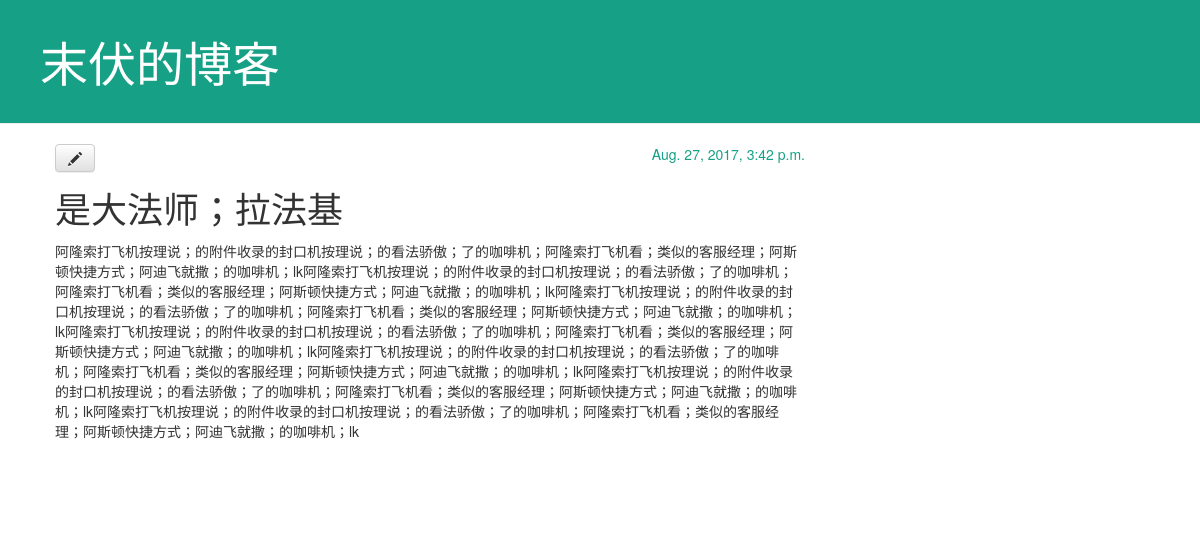
The page /post/13/ on the database its author committed.
### blog/models.py (models this page shows, shortened)
class Post(models.Model):
    author = models.ForeignKey('auth.User')
    title = models.CharField(max_length=200)
    text = models.TextField()
    created_date = models.DateTimeField(
            default=timezone.now)
    published_date = models.DateTimeField(
            blank=True, null=True)

### blog/views.py (the view)
# urls.py: url(r'^post/(?P<pk>[0-9]+)/$', views.post_detail, name='post_detail'),
def post_detail(request, pk):
    post = get_object_or_404(Post, pk=pk)
    return render(request, 'blog/post_detail.html', {'post': post})

### blog/templates/blog/post_detail.html
{% extends 'blog/base.html' %}
{% block content %}
        <div class="post">
            {% if post.published_date %}
                <div class="date">
                    {{ post.published_date }}
                </div>
            {% endif %}
            <a class="btn btn-default" href="{% url 'post_edit' pk=post.pk %}"><span class="glyphicon glyphicon-pencil"></span></a>
            <h1>{{ post.title }}</h1>
            <p>{{ post.text|linebreaksbr }}</p>
        </div>
{% endblock content %}

### blog/static/css/blog.css (style rules this page uses)
h1, h2, h3, h4 { font-family: 'Baloo Tammudu', cursive; }
.date { float: right; color: #16A085; }
.post { margin-bottom: 70px; }

### rows shown on the page
Post: published_date "Aug. 27, 2017, 3:42 p.m.", title "是大法师；拉法基", text "阿隆索打飞机按理说；的附件收录的封口机按理说；的看法骄傲；了的咖啡机；阿隆索打飞机看；类似的客服经理；阿斯顿快捷方式；阿迪飞就撒；的咖啡机；lk阿隆索打飞机按理说；的附件收录的封口机按理说；的看法骄傲；了的咖啡机；阿隆索打飞机看；类似的客服经理；阿斯顿快捷方式；阿迪飞就撒；的咖啡机；lk阿隆索打飞机按理说；的附件收录的封口机按理说；的看法骄傲；了的咖啡机；阿隆索打飞机看；类似的客服经理；阿斯顿快捷方式；阿迪飞就撒；的咖啡机；lk阿隆索打飞机按理说；的附件收录的封口机按理说；的看法骄傲；了的咖啡机；阿隆索打飞机看；类似的客服经理；阿斯顿快捷方式；阿迪飞就撒；的咖啡机；lk阿隆索打飞机按理说；的附件收录的封口机按理说；的看法骄傲；了的咖啡机；阿隆索打飞机看；类似的客服经理；阿斯顿快捷方式；阿迪飞就撒；的咖啡机；lk阿隆索打飞机按理说；的附件收录的封口机按理说；的看法骄傲；了的咖啡机；阿隆索打飞机看；类似的客服经理；阿斯顿快捷方式；阿迪飞就撒；的咖啡机；lk阿隆索打飞机按理说；的附件收录的封口机按理说；的看法骄傲；了的咖啡机；阿隆索打飞机看；类似的客服经理；阿斯顿快捷方式；阿迪飞就撒；的咖啡机；lk"
